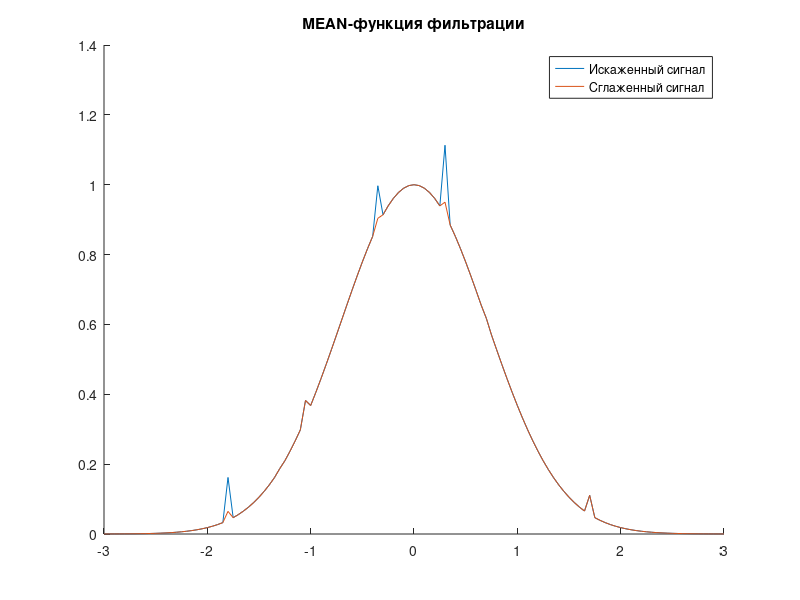
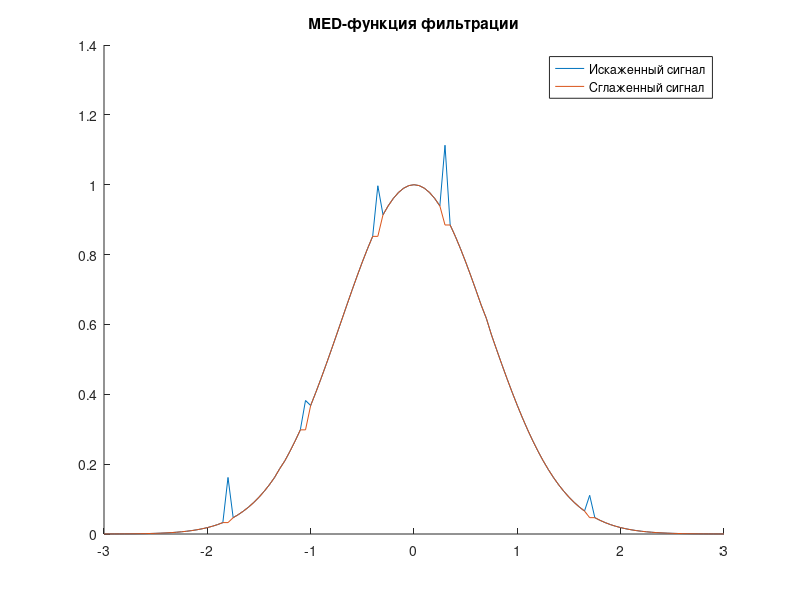

MATLAB code to generate these figures, in order:
function lab_08()
    F = 3;
    dt = 0.05;
    x = -F:dt:F;
    #yx = mygaussignal(x);
    uxbase = mygaussignal(x);  # исходный сигнал
    ux = mygaussignal(x);  # сглаженный сигнал
    N = length(uxbase);

    a = 0.25;
    epsv = 0.05;

    px = a .* rand(1, 7);  # помеха

    pos = [25, 35, 40, 54, 67, 75, 95];
    pxx = length(pos);

    for i = 1 : 1 : pxx
        ux(pos(i)) = ux(pos(i)) + px(i);
        uxbase(pos(i)) = uxbase(pos(i)) + px(i);
    end

    for i = 1 : 1 : N
        smthm = mean(ux, i);
        if (abs(ux(i) - smthm) > epsv)
            ux(i) = smthm;
        end
    end

    figure
    title(['MEAN-функция фильтрации']);
    hold on;
    plot(x, uxbase);
    plot(x, ux);
    legend('Искаженный сигнал','Сглаженный сигнал');
    hold off;

    uxbase = mygaussignal(x);
    ux = mygaussignal(x);

    for i = 1 : 1 : pxx
        ux(pos(i)) = ux(pos(i)) + px(i);
        uxbase(pos(i)) = uxbase(pos(i)) + px(i);
    end

    for i = 1 : 1 : N
        smthm = med(uxbase, i);
        if (abs(ux(i) - smthm) > epsv)
            ux(i) = smthm;
        end
    end

    figure
    title(['MED-функция фильтрации']);
    hold on;
    plot(x, uxbase);
    plot(x, ux);
    legend('Искаженный сигнал','Сглаженный сигнал');
    hold off;
end

function y = mean(ux, i)
    r = 0;
    imin = i - 2;
    imax = i + 2;
    for j = imin : 1 : imax
        if (j > 0 && j < (length(ux) + 1))
            r = r + ux(j);
        end
    end
    r = r / 5;
    y = r;
end

function y = med(ux, i)
    imin = i - 1;
    imax = i + 1;
    ir = 0;
    if (imin < 1)
        ir = ux(imax);
    else
        if (imax > length(ux))
            ir = ux(imin);
        else
            if (ux(imax) > ux(imin))
                ir = ux(imin);
            else
                ir = ux(imax);
            end
        end
    end
    y = ir;
end

function y = mygaussignal(x)
    a = 1;
    sigma = 1;
    y = a * exp(-x.^2 / sigma ^ 2);
end
